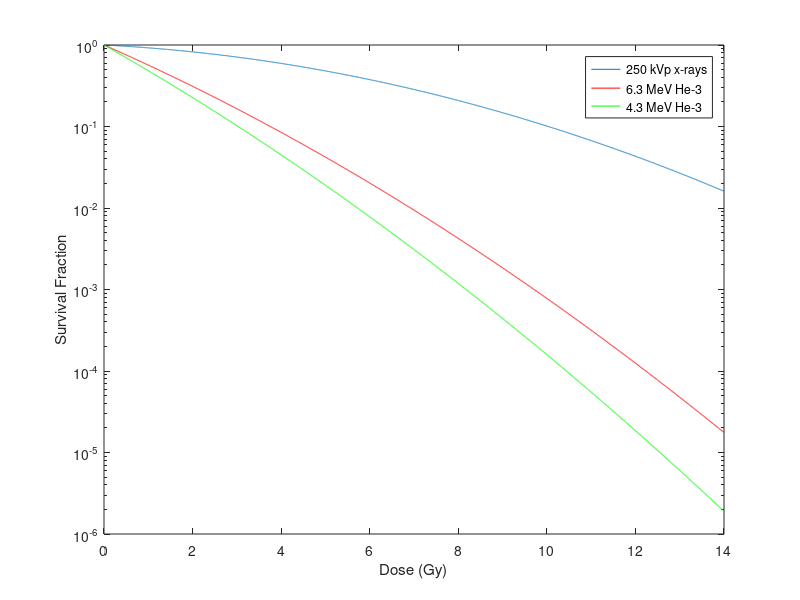

Write MATLAB code to recreate this figure.
% Survival fraction and relative biological effectiveness of high LET radiation
clf

D=linspace(0,14,10000); %% we will give doses from 0 to 14 Gy

% ln(SF) = -(aD + bD^2)  (the survival fraction of cells for dose D is quadratic)

% SF = exp(-aD + bD^2)  where a describes single track damage of the
% specific radiation and b describes double track action of the radiation

% radiation 1 will be our low LET reference radiation (250 kVp x-rays) 
%--------------------------------------------------------------------
a1=0.064; %% survival per Gy. Very little single track action for x-rays (# tracks porpotional to dose)
b1=0.0165; %% survival per Gy^2 (# double tracks porpotional to dose^2)

SFxray=exp(-(a1*D+b1*D.^2));  %survival curve for reference radiation

semilogy(D,SFxray) %plot it with log scale for SF lin scale for Dose
xlabel('Dose (Gy)')
ylabel('Survival Fraction')
hold on
%--------------------------------------------------------------------


% radiation 2 will be high LET test radiation (6.3 MeV Heliumed-3 heavy charged particles: 91 KeV/um) 
%--------------------------------------------------------------------
a2=0.551; %% survival per Gy. MUCH MORE single track action for high LET (# tracks porpotional to dose)
b2=0.0165; %% survival per Gy^2 (# double tracks porpotional to dose^2)

SF6MeVHe3=exp(-(a2*D+b2*D.^2));  %survival curve for reference radiation

semilogy(D,SF6MeVHe3,'color',[1 0 0]) %plot it with log scale for SF lin scale for Dose
%--------------------------------------------------------------------

% radiation 3 will be higher LET test radiation (4.3 MeV Heliumed-3 heavy charged particles: 170 KeV/um) 
%--------------------------------------------------------------------
a3=0.710; %% survival per Gy. EVEN MORE single track action for higher LET (# tracks porpotional to dose)
b3=0.0165; %% survival per Gy^2 (# double tracks porpotional to dose^2)

SF4MeVHe3=exp(-(a3*D+b3*D.^2));  %survival curve for reference radiation

semilogy(D,SF4MeVHe3,'color',[0 1 0]) %plot it with log scale for SF lin scale for Dose

legend('250 kVp x-rays', '6.3 MeV He-3', '4.3 MeV He-3')

%--------------------------------------------------------------------
%--------------------------------------------------------------------
%--------------------------------------------------------------------


% searchxray=(SFxray-0.05).^2;  %% square of difference from 5% survival. Minimize this to find value
% thedoseindex=find(searchxray==min(searchxray)); %%find the min of difference squared. this is the index of our value
% 
% refDose=D(thedoseindex); %%the dose at the index we found is the dose required to kill 95% of cells with the xrays
% 
% plot(refDose,0.05,'*','color',[0 0 0])
% 
% %--------------------------------------------------------------------
% 
% search6MeV=(SF6MeVHe3-0.05).^2;  %% square of difference from 5% survival. Minimize this to find value
% thedoseindex2=find(search6MeV==min(search6MeV)); %%find the min of difference squared. this is the index of our value
% 
% testDose1=D(thedoseindex2); %%the dose at the index we found is the dose required to kill 95% of cells with the 6.3 MeV He3
% 
% plot(testDose1,0.05,'*','color',[0 0 0])
% 
% %--------------------------------------------------------------------
% 
% search4MeV=(SF4MeVHe3-0.05).^2;  %% square of difference from 5% survival. Minimize this to find value
% thedoseindex3=find(search4MeV==min(search4MeV)); %%find the min of difference squared. this is the index of our value
% 
% testDose2=D(thedoseindex3); %%the dose at the index we found is the dose required to kill 95% of cells with the 6.3 MeV He3
% 
% plot(testDose2,0.05,'*','color',[0 0 0])
% 
% RBE1=refDose/testDose1
% 
% RBE2=refDose/testDose2



